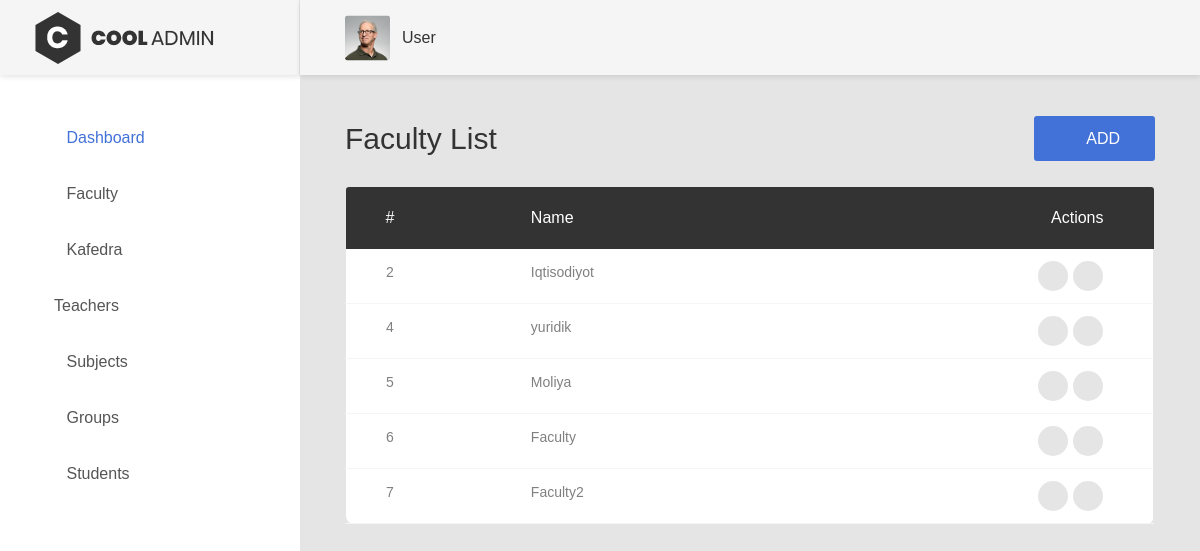
The page /faculty/list/ (signed in) on the database its author committed.
### adminapp/models.py (models this page shows, shortened)
class Faculty(models.Model):
    name = models.CharField(max_length=100, null=False, blank=False)

### adminapp/views.py (the view)
# urls.py: path('faculty/list/',faculty_list, name='faculty_list'),
@login_required_decorator
def faculty_list(request):
    faculties = services.get_faculties()
    print(faculties)
    ctx = {
        "faculties": faculties
    }
    return render(request, 'faculty/list.html', ctx)

### adminapp/services.py (called while the page is built)
def dictfetchall(cursor):
    columns = [col[0] for col in cursor.description]
    return [
        dict(zip(columns, row)) for row in cursor.fetchall()
    ]

def get_faculties():
    with closing(connection.cursor()) as cursor:
        cursor.execute("""SELECT * from adminapp_faculty""")
        faculties = dictfetchall(cursor)
        return faculties

### templates/faculty/list.html
{% extends 'base.html' %}
{% load static %}
{% block content %}
 <div class="page-container">
    {%include 'userbar.html'%}
    <div class="main-content">
        <div class="section__content section__content--p30">
            <div class="container-fluid">
                <div class="row">
                    <div class="col-md-12">
                        <div class="overview-wrap">
                            <h2 class="title-1">Faculty List</h2>
                            <a class="au-btn au-btn-icon au-btn--blue" href="{% url 'faculty_create' %}">
                                <i class="zmdi zmdi-plus"></i>add</a>
                        </div>
                    </div>
                </div>
                <br>
                <div class="row">
                    <div class="col-md-12">
                        <div class="table-responsive m-b-40">
                            <table class="table table-borderless table-data3">
                                <thead>
                                    <tr>
                                        <th>#</th>
                                        <th>Name</th>
                                        <th>Actions</th>
                                    </tr>
                                </thead>
                                <tbody>
                                    {% for faculty in faculties %}
                                    <tr>
                                        <td>{{ faculty.id }}</td>
                                        <td>{{ faculty.name }}</td>
                                        <td>
                                            <div class="table-data-feature">
                                                <a class="item" data-toggle="tooltip" href="{% url 'faculty_edit' pk=faculty.id %}" data-placement="top" title="" data-original-title="Edit">
                                                    <i class="zmdi zmdi-edit text-warning"></i>
                                                </a>
                                                <a class="item" data-toggle="tooltip" href="{% url 'faculty_delete' pk=faculty.id %}" data-placement="top" title="" data-original-title="Delete">
                                                    <i class="zmdi zmdi-delete text-danger"></i>
                                                </a>
                                            </div>
                                        </td>
                                    </tr>
                                    {% endfor %}
                                </tbody>
                            </table>
                        </div>
                    </div>
                </div>
            </div>
        </div>
    </div>
</div>
{% endblock %}

### templates/userbar.html (shortened to what this page needs)
    {% load static%}
    <header class="header-desktop">
        <div class="section__content section__content--p30">
            <div class="container-fluid">
                <div class="header-wrap">
                    <div class="header-button">
                        <div class="account-wrap">
                            <div class="account-item clearfix js-item-menu">
                                <div class="image">
                                    <img src="{% static 'images/icon/avatar-01.jpg' %}" alt="John Doe" />
                                </div>
                                <div class="content">
                                    <a class="js-acc-btn" href="#">{{user.username}}</a>
                                </div>
                            </div>
                        </div>
                    </div>
                </div>
            </div>
        </div>
    </header>

### rows shown on the page
Faculty: id "2", name "Iqtisodiyot"
Faculty: id "4", name "yuridik"
Faculty: id "5", name "Moliya"
Faculty: id "6", name "Faculty"
Faculty: id "7", name "Faculty2"

### other values the page prints
{{ user.username }} "User"
